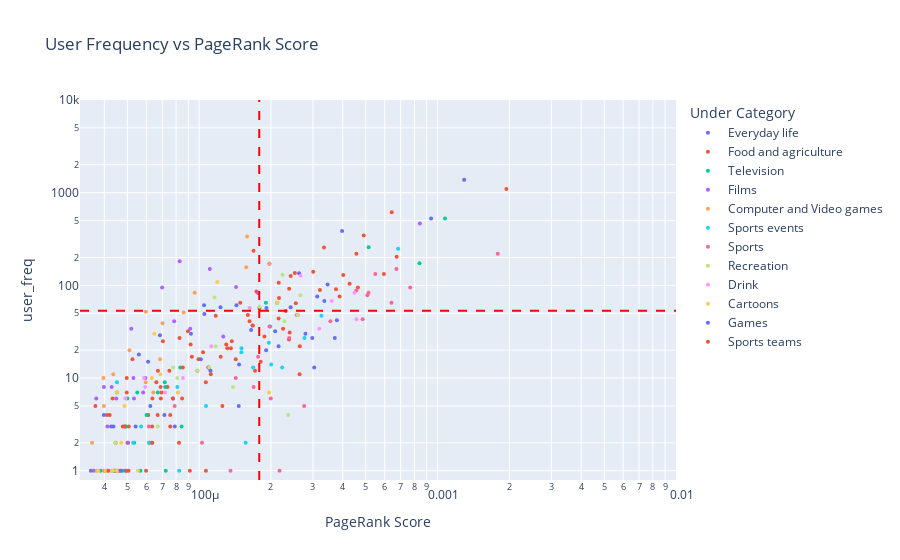

The notebook cell this image was saved under:
### Markdown cell above
Observations
- The majority of the articles that may indicate lack of common knowledge are contries in Asia, Africa and Europe. These are however mainly smaller countries (with some larger cities also featuring), whilst the larger ones tends to be used more frequently.

### Code cell
freVpr = get_pageVSfreq_data(data, df_hubs)
plot_pageVSfreq(freVpr, category='Everyday life')

### Figure 1 — Plotly figure (JSON) as saved in the notebook; plotly's stock layout.template omitted (floating-point values rounded to 4 significant figures)
{"data": [{"customdata": [["Science"], ["Culture"], ["Information"], ["Popular culture"], ["Advertising"], ["Season"], ["Emotion"], ["Toy"], ["Tobacco smoking"], ["Aquarium"], ["Summer"], ["Abacus"], ["Love"], ["Sleep"], ["Clothing"], ["Day"], ["Pottery"], ["Family"], ["Fashion"], ["Postage stamp"], ["Spring (season)"], ["House"], ["Pearl"], ["Humour"], ["Santa Claus"], ["Necktie"]], "hovertemplate": "Under Category=Everyday life<br>PageRank Score=%{x}<br>user_freq=%{y}<br>article_name=%{customdata[0]}<extra></extra>", "legendgroup": "Everyday life", "marker": {"color": "#636efa", "opacity": 1, "size": 4, "symbol": "circle"}, "mode": "markers", "name": "Everyday life", "orientation": "v", "showlegend": true, "type": "scatter", "x": [0.001292, 0.000939, 0.0003975, 0.0002624, 0.0003457, 0.000335, 0.0001433, 0.0001048, 0.0002418, 0.0001914, 0.000378, 0.0001651, 0.0002083, 9.233e-05, 0.0002789, 0.0003705, 0.000298, 0.0002153, 0.0001909, 0.000147, 0.0003037, 7.764e-05, 0.0001465, 6.238e-05, 7.142e-05, 4.896e-05], "xaxis": "x", "y": [1380, 528, 386, 135, 102, 68, 61, 61, 58, 57, 42, 33, 32, 30, 30, 27, 27, 22, 20, 14, 13, 6, 5, 5, 4, 1], "yaxis": "y"}, {"customdata": [["Agriculture"], ["Fruit"], ["Food"], ["Vegetable"], ["Soybean"], ["Cereal"], ["Fishing"], ["Pea"], ["Vitamin"], ["Sugar"], ["Cattle"], ["Citrus"], ["Vitamin C"], ["Wheat"], ["Rice"], ["Apple"], ["Potato"], ["Meat"], ["Peanut"], ["Fertilizer"], ["Barley"], ["Cocoa"], ["Vitamin D"], ["Yeast"], ["Fatty acid"], ["Bread"], ["Lemon"], ["Cheese"], ["Sugarcane"], ["Olive oil"], ["Chicken"], ["Honey"], ["Plum"], ["Banana"], ["Coconut"], ["Saffron"], ["Pig"], ["Chocolate"], ["Carrot"], ["Sugar beet"], ["Almond"], ["Cultivar"], ["Onion"], ["Egg (food)"], ["Vanilla"], ["Black pepper"], ["Bean"], ["Tofu"], ["Harvest"], ["Mango"], ["Palm oil"], ["Nutmeg"], ["Butter"], ["Beet"], ["Lettuce"], ["Beekeeping"], ["Domestic goat"], ["Arable land"], ["Turmeric"], ["Pumpkin"], ["Thiamine"], ["Radish"], ["Bran"], ["Chives"], ["Parsley"], ["Celery"], ["List of vegetable oils"], ["Basil"], ["Avocado"], ["Apricot"], ["Mustard seed"], ["List of essential oils"], ["Fennel"], ["Asparagus"], ["Arugula"], ["Oregano"], ["Cymbopogon"], ["Corn oil"], ["Sesame"], ["Juniper berry"], ["Coriander"], ["Paprika"], ["Canola"], ["Coconut oil"], ["Marjoram"], ["Rhubarb"], ["Parsnip"], ["Star anise"]], "hovertemplate": "Under Category=Food and agriculture<br>PageRank Score=%{x}<br>user_freq=%{y}<br>article_name=%{customdata[0]}<extra></extra>", "legendgroup": "Food and agriculture", "marker": {"color": "#EF553B", "opacity": 1, "size": 4, "symbol": "circle"}, "mode": "markers", "name": "Food and agriculture", "orientation": "v", "showlegend": true, "type": "scatter", "x": [0.001943, 0.000642, 0.0004899, 0.0003338, 0.000169, 0.0004565, 0.0006734, 0.0003008, 0.000252, 0.0005953, 0.000402, 0.0002419, 0.0002156, 0.0004276, 0.0004633, 0.0002384, 0.0003749, 0.000321, 0.0001738, 0.0003881, 0.0002162, 0.0002543, 0.0001789, 0.000231, 0.0002587, 0.00016, 0.0001173, 0.0002153, 0.0001626, 0.0001678, 0.0001674, 0.0002248, 8.975e-05, 0.0002396, 0.0001877, 8.272e-05, 0.000238, 0.000137, 7.044e-05, 9.205e-05, 0.0001298, 0.0002642, 0.0001312, 0.0001358, 0.0001038, 9.314e-05, 0.0001231, 5.249e-05, 9.937e-05, 0.0001423, 0.0001811, 0.0001096, 0.0001093, 6.714e-05, 7.496e-05, 9.824e-05, 0.0001714, 0.0002638, 4.966e-05, 6.611e-05, 0.0001066, 6.888e-05, 7.364e-05, 4.965e-05, 6.954e-05, 7.753e-05, 4.331e-05, 6.904e-05, 8.478e-05, 6.363e-05, 3.67e-05, 4.212e-05, 7.559e-05, 6.114e-05, 4.102e-05, 6.346e-05, 4.781e-05, 5.065e-05, 7.558e-05, 4.459e-05, 5.001e-05, 8.231e-05, 6.17e-05, 6.313e-05, 4.972e-05, 4.608e-05, 4.454e-05, 5.055e-05], "xaxis": "x", "y": [1095, 616, 346, 256, 236, 219, 204, 140, 136, 133, 129, 126, 107, 104, 95, 92, 91, 89, 86, 76, 73, 64, 57, 53, 48, 48, 47, 44, 41, 37, 37, 34, 32, 31, 28, 27, 26, 25, 25, 23, 23, 22, 21, 21, 19, 17, 17, 16, 16, 16, 15, 13, 13, 12, 12, 12, 12, 11, 10, 9, 9, 8, 8, 7, 7, 6, 6, 6, 6, 6, 5, 4, 4, 4, 4, 3, 3, 3, 3, 2, 2, 2, 2, 2, 1, 1, 1, 1], "yaxis": "y"}, {"customdata": [["Television"], ["Mass media"], ["BBC"], ["Doctor Who"], ["The Simpsons"], ["Monty Python"], ["Stargate SG-1"], ["EastEnders"], ["Lost (TV series)"], ["Scooby-Doo"], ["Star Trek  Deep Space Nine"], ["Buffy the Vampire Slayer"], ["Top of the Pops"], ["Star Trek  The Original Series"], ["Firefly (TV series)"], ["Seinfeld"], ["The X-Files"], ["Sesame Street"], ["Coronation Street"], ["Blue Peter"], ["The West Wing (TV series)"], ["BBC television drama"], ["Minstrel show"]], "hovertemplate": "Under Category=Television<br>PageRank Score=%{x}<br>user_freq=%{y}<br>article_name=%{customdata[0]}<extra></extra>", "legendgroup": "Television", "marker": {"color": "#00cc96", "opacity": 1, "size": 4, "symbol": "circle"}, "mode": "markers", "name": "Television", "orientation": "v", "showlegend": true, "type": "scatter", "x": [0.001074, 0.0005135, 0.0008397, 0.0001904, 0.0002124, 8.329e-05, 7.171e-05, 7.205e-05, 5.5e-05, 4.519e-05, 6.71e-05, 4.998e-05, 6.013e-05, 4.94e-05, 4.893e-05, 8.434e-05, 5.337e-05, 3.855e-05, 7.241e-05, 4.392e-05, 4.758e-05, 4.381e-05, 5.669e-05], "xaxis": "x", "y": [527, 258, 173, 65, 65, 13, 9, 8, 7, 7, 7, 6, 4, 3, 3, 3, 2, 1, 1, 1, 1, 1, 1], "yaxis": "y"}, {"customdata": [["Film"], ["Cinema of the United States"], ["Animation"], ["The Lion King"], ["Star Wars"], ["Star Wars Episode IV  A New Hope"], ["Star Trek"], ["The Lord of the Rings film trilogy"], ["Darth Vader"], ["Silent film"], ["James Bond"], ["Forrest Gump"], ["Gone with the Wind (film)"], ["Blade Runner"], ["The Shawshank Redemption"], ["Jaws (film)"], ["The Godfather"], ["Toy Story"], ["Clone Wars (Star Wars)"], ["Obi-Wan Kenobi"], ["Citizen Kane"], ["Lord Voldemort"], ["King Kong (1933 film)"], ["Serenity (film)"]], "hovertemplate": "Under Category=Films<br>PageRank Score=%{x}<br>user_freq=%{y}<br>article_name=%{customdata[0]}<extra></extra>", "legendgroup": "Films", "marker": {"color": "#ab63fa", "opacity": 1, "size": 4, "symbol": "circle"}, "mode": "markers", "name": "Films", "orientation": "v", "showlegend": true, "type": "scatter", "x": [0.0008426, 8.281e-05, 0.0001971, 0.0001108, 0.0001428, 6.991e-05, 0.0001769, 7.854e-05, 5.189e-05, 9.166e-05, 0.0001262, 5.298e-05, 5.949e-05, 4.294e-05, 3.984e-05, 5.823e-05, 5.328e-05, 3.701e-05, 4.486e-05, 4.119e-05, 5.035e-05, 3.615e-05, 4.458e-05, 4.1e-05], "xaxis": "x", "y": [464, 182, 171, 150, 96, 95, 82, 41, 34, 34, 28, 10, 10, 8, 8, 7, 6, 6, 6, 3, 2, 1, 1, 1], "yaxis": "y"}, {"customdata": [["Computer and video games"], ["Animation"], ["Nintendo"], ["Nintendo Entertainment System"], ["Super Mario Bros."], ["Mario"], ["Pac-Man"], ["Doom"], ["Nintendo DS"], ["Space Invaders"], ["SimCity"], ["Civilization (computer game)"], ["PONG"], ["Sonic the Hedgehog (character)"], ["Link (The Legend of Zelda)"], ["Jet Set Willy"], ["Super Mario 64"], ["The Legend of Zelda series"]], "hovertemplate": "Under Category=Computer and Video games<br>PageRank Score=%{x}<br>user_freq=%{y}<br>article_name=%{customdata[0]}<extra></extra>", "legendgroup": "Computer and Video games", "marker": {"color": "#FFA15A", "opacity": 1, "size": 4, "symbol": "circle"}, "mode": "markers", "name": "Computer and Video games", "orientation": "v", "showlegend": true, "type": "scatter", "x": [0.0001588, 0.0001971, 0.0001576, 9.574e-05, 5.972e-05, 8.614e-05, 7.02e-05, 5.101e-05, 6.849e-05, 4.359e-05, 3.962e-05, 5.959e-05, 6.422e-05, 3.983e-05, 3.553e-05, 3.718e-05, 4.523e-05, 3.98e-05], "xaxis": "x", "y": [337, 171, 157, 83, 52, 51, 39, 20, 16, 11, 10, 9, 7, 5, 2, 1, 1, 1], "yaxis": "y"}, {"customdata": [["Olympic Games"], ["FIFA World Cup"], ["The Championships, Wimbledon"], ["National Hockey League"], ["Grand Slam (tennis)"], ["Tour de France"], ["U.S. Open (tennis)"], ["Rugby World Cup"], ["Commonwealth Games"], ["Australian Open"], ["1896 Summer Olympics"], ["The Ashes"], ["Davis Cup"], ["Tennis Masters Cup"], ["Super Bowl XL"], ["French Open (tennis)"], ["Bodyline"], ["Super 14"]], "hovertemplate": "Under Category=Sports events<br>PageRank Score=%{x}<br>user_freq=%{y}<br>article_name=%{customdata[0]}<extra></extra>", "legendgroup": "Sports events", "marker": {"color": "#19d3f3", "opacity": 1, "size": 4, "symbol": "circle"}, "mode": "markers", "name": "Sports events", "orientation": "v", "showlegend": true, "type": "scatter", "x": [0.0006831, 0.0003258, 0.0001988, 0.0002765, 0.0001959, 0.0001504, 0.0001503, 0.0002005, 0.0002229, 0.0001684, 4.517e-05, 8.097e-05, 0.0001068, 5.705e-05, 5.285e-05, 0.0001566, 6.17e-05, 8.247e-05], "xaxis": "x", "y": [249, 47, 36, 27, 24, 21, 19, 14, 13, 13, 9, 8, 5, 3, 2, 2, 2, 1], "yaxis": "y"}, {"customdata": [["Football (soccer)"], ["Tennis"], ["Sport"], ["Basketball"], ["Football"], ["American football"], ["Baseball"], ["Cricket"], ["FIFA"], ["Ice hockey"], ["Rugby football"], ["Formula One"], ["Skiing"], ["Auto racing"], ["Australian rules football"], ["Athletics (track and field)"], ["Canadian football"], ["Volleyball"], ["Sumo"], ["Hawk-Eye"], ["Wrestling"], ["Netball"], ["Gliding"], ["Badminton"], ["Hardball squash"]], "hovertemplate": "Under Category=Sports<br>PageRank Score=%{x}<br>user_freq=%{y}<br>article_name=%{customdata[0]}<extra></extra>", "legendgroup": "Sports", "marker": {"color": "#FF6692", "opacity": 1, "size": 4, "symbol": "circle"}, "mode": "markers", "name": "Sports", "orientation": "v", "showlegend": true, "type": "scatter", "x": [0.001788, 0.0006718, 0.0005481, 0.0007675, 0.000456, 0.0005129, 0.0005075, 0.0006404, 0.0002562, 0.0004849, 0.0003552, 0.0001971, 0.0002386, 0.0001766, 0.0001423, 0.0001691, 0.0001997, 0.0002755, 7.893e-05, 6.152e-05, 0.0001027, 0.0001353, 4.289e-05, 0.0002172, 4.032e-05], "xaxis": "x", "y": [219, 150, 133, 95, 88, 83, 78, 65, 48, 43, 41, 36, 27, 17, 10, 8, 6, 5, 5, 3, 2, 1, 1, 1, 1], "yaxis": "y"}, {"customdata": [["Dance"], ["Library"], ["Gardening"], ["Garden"], ["Photography"], ["Astrology"], ["Halloween"], ["Genealogy"], ["Leisure"], ["Beekeeping"], ["Pond"], ["Lawn"], ["Park"], ["Heraldry"], ["Sand art and play"], ["Sudoku"], ["Gliding"]], "hovertemplate": "Under Category=Recreation<br>PageRank Score=%{x}<br>user_freq=%{y}<br>article_name=%{customdata[0]}<extra></extra>", "legendgroup": "Recreation", "marker": {"color": "#B6E880", "opacity": 1, "size": 4, "symbol": "circle"}, "mode": "markers", "name": "Recreation", "orientation": "v", "showlegend": true, "type": "scatter", "x": [0.0002237, 0.0002659, 0.0001159, 0.0001792, 0.0002585, 0.0002278, 0.0001173, 0.0001102, 7.771e-05, 9.824e-05, 0.0001119, 8.087e-05, 0.0001385, 0.0002361, 6.7e-05, 4.445e-05, 4.289e-05], "xaxis": "x", "y": [130, 78, 74, 59, 48, 41, 22, 13, 13, 12, 12, 10, 8, 4, 3, 2, 1], "yaxis": "y"}, {"customdata": [["Milk"], ["Wine"], ["Beer"], ["Drinking water"], ["Coffee"], ["Tea"], ["Soup"], ["Cider"], ["Distilled beverage"], ["Guinness"], ["Water purification"], ["Juice"], ["Absinthe"]], "hovertemplate": "Under Category=Drink<br>PageRank Score=%{x}<br>user_freq=%{y}<br>article_name=%{customdata[0]}<extra></extra>", "legendgroup": "Drink", "marker": {"color": "#FF97FF", "opacity": 1, "size": 4, "symbol": "circle"}, "mode": "markers", "name": "Drink", "orientation": "v", "showlegend": true, "type": "scatter", "x": [0.0002662, 0.000448, 0.0003596, 0.0001629, 0.0004564, 0.0003189, 0.0001124, 8.546e-05, 5.863e-05, 5.934e-05, 8.15e-05, 7.193e-05, 4.9e-05], "xaxis": "x", "y": [127, 83, 68, 57, 43, 34, 22, 10, 10, 8, 7, 7, 6], "yaxis": "y"}, {"customdata": [["Superman"], ["The Simpsons"], ["Comics"], ["Calvin and Hobbes"], ["Batman"], ["Walt Disney"], ["Scooby-Doo"], ["The Adventures of Tintin"], ["Watchmen"], ["Scrooge McDuck"], ["Tom and Jerry (MGM)"], ["Looney Tunes"], ["Donald Duck"], ["Krazy Kat"], ["Felix the Cat"], ["Homestar Runner"]], "hovertemplate": "Under Category=Cartoons<br>PageRank Score=%{x}<br>user_freq=%{y}<br>article_name=%{customdata[0]}<extra></extra>", "legendgroup": "Cartoons", "marker": {"color": "#FECB52", "opacity": 1, "size": 4, "symbol": "circle"}, "mode": "markers", "name": "Cartoons", "orientation": "v", "showlegend": true, "type": "scatter", "x": [0.000119, 0.0002124, 6.488e-05, 6.879e-05, 6.329e-05, 8.146e-05, 4.519e-05, 0.0001963, 4.859e-05, 4.71e-05, 4.09e-05, 5.54e-05, 4.049e-05, 4.35e-05, 3.769e-05, 4.51e-05], "xaxis": "x", "y": [109, 65, 30, 11, 10, 7, 7, 7, 5, 2, 1, 1, 1, 1, 1, 1], "yaxis": "y"}, {"customdata": [["Chess"], ["Board game"], ["Game"], ["Card game"], ["Playing card"], ["Dice"], ["Monopoly (game)"], ["Go (board game)"], ["Blackjack"], ["Magic  The Gathering"], ["Pokémon Trading Card Game"], ["Backgammon"], ["Rubik's Cube"], ["Mancala"], ["Jump rope"]], "hovertemplate": "Under Category=Games<br>PageRank Score=%{x}<br>user_freq=%{y}<br>article_name=%{customdata[0]}<extra></extra>", "legendgroup": "Games", "marker": {"color": "#636efa", "opacity": 1, "size": 4, "symbol": "circle"}, "mode": "markers", "name": "Games", "orientation": "v", "showlegend": true, "type": "scatter", "x": [0.0003126, 0.0001228, 0.0001051, 6.845e-05, 5.586e-05, 0.0001016, 6.103e-05, 0.0001114, 3.982e-05, 5.41e-05, 4.368e-05, 7.897e-05, 4.27e-05, 4.686e-05, 3.513e-05], "xaxis": "x", "y": [76, 58, 49, 29, 18, 16, 15, 12, 4, 3, 3, 3, 3, 1, 1], "yaxis": "y"}, {"customdata": [["Manchester United F.C."], ["All Blacks"], ["Liverpool F.C."], ["Chelsea F.C."], ["Chicago Bears"], ["Indian cricket team"], ["Harlem Globetrotters"], ["New England Patriots"], ["Tottenham Hotspur F.C."], ["Celtic F.C."], ["Brabham"]], "hovertemplate": "Under Category=Sports teams<br>PageRank Score=%{x}<br>user_freq=%{y}<br>article_name=%{customdata[0]}<extra></extra>", "legendgroup": "Sports teams", "marker": {"color": "#EF553B", "opacity": 1, "size": 4, "symbol": "circle"}, "mode": "markers", "name": "Sports teams", "orientation": "v", "showlegend": true, "type": "scatter", "x": [0.0001486, 8.537e-05, 0.0001119, 0.0001251, 6.694e-05, 4.87e-05, 6.36e-05, 5.983e-05, 9.135e-05, 0.0001067, 4.158e-05], "xaxis": "x", "y": [65, 13, 11, 5, 4, 3, 2, 1, 1, 1, 1], "yaxis": "y"}], "layout": {"legend": {"title": {"text": "Under Category"}, "tracegroupgap": 0}, "shapes": [{"line": {"color": "red", "dash": "dash"}, "type": "line", "x0": 0.0001786, "x1": 0.0001786, "xref": "x", "y0": 0, "y1": 1, "yref": "y domain"}, {"line": {"color": "red", "dash": "dash"}, "type": "line", "x0": 0, "x1": 1, "xref": "x domain", "y0": 53.27, "y1": 53.27, "yref": "y"}], "title": {"text": "User Frequency vs PageRank Score"}, "xaxis": {"anchor": "y", "domain": [0, 1], "range": [-4.5, -2], "title": {"text": "PageRank Score"}, "type": "log"}, "yaxis": {"anchor": "x", "domain": [0, 1], "range": [-0.1, 4], "title": {"text": "user_freq"}, "type": "log"}}}
